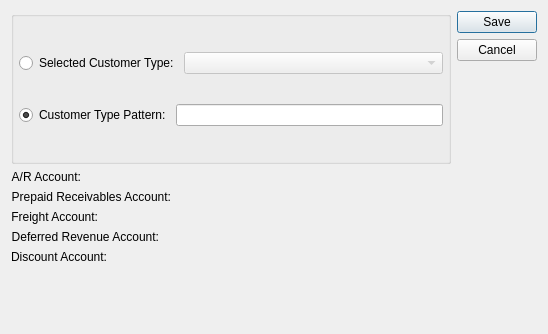
<?xml version="1.0" encoding="UTF-8"?>
<ui version="4.0">
 <comment>This file is part of the xTuple ERP: PostBooks Edition, a free and
open source Enterprise Resource Planning software suite,
Copyright (c) 1999-2011 by OpenMFG LLC, d/b/a xTuple.
It is licensed to you under the Common Public Attribution License
version 1.0, the full text of which (including xTuple-specific Exhibits)
is available at www.xtuple.com/CPAL.  By using this software, you agree
to be bound by its terms.</comment>
 <class>arAccountAssignment</class>
 <widget class="QDialog" name="arAccountAssignment">
  <property name="geometry">
   <rect>
    <x>0</x>
    <y>0</y>
    <width>548</width>
    <height>334</height>
   </rect>
  </property>
  <property name="windowTitle">
   <string>A/R Account Assignment</string>
  </property>
  <layout class="QGridLayout" name="gridLayout">
   <item row="0" column="0">
    <widget class="QGroupBox" name="_customerTypeGroup">
     <property name="title">
      <string/>
     </property>
     <layout class="QVBoxLayout">
      <property name="spacing">
       <number>0</number>
      </property>
      <property name="margin">
       <number>5</number>
      </property>
      <item>
       <layout class="QHBoxLayout">
        <property name="spacing">
         <number>5</number>
        </property>
        <item>
         <widget class="QRadioButton" name="_selectedCustomerType">
          <property name="text">
           <string>Selected Customer Type:</string>
          </property>
         </widget>
        </item>
        <item>
         <widget class="XComboBox" name="_customerTypes">
          <property name="enabled">
           <bool>false</bool>
          </property>
          <property name="sizePolicy">
           <sizepolicy hsizetype="Expanding" vsizetype="Fixed">
            <horstretch>0</horstretch>
            <verstretch>0</verstretch>
           </sizepolicy>
          </property>
         </widget>
        </item>
       </layout>
      </item>
      <item>
       <layout class="QHBoxLayout">
        <property name="spacing">
         <number>5</number>
        </property>
        <item>
         <widget class="QRadioButton" name="_customerTypePattern">
          <property name="text">
           <string>Customer Type Pattern:</string>
          </property>
          <property name="checked">
           <bool>true</bool>
          </property>
         </widget>
        </item>
        <item>
         <widget class="XLineEdit" name="_customerType">
          <property name="enabled">
           <bool>true</bool>
          </property>
         </widget>
        </item>
       </layout>
      </item>
     </layout>
    </widget>
   </item>
   <item row="0" column="1">
    <widget class="QDialogButtonBox" name="_buttonBox">
     <property name="orientation">
      <enum>Qt::Vertical</enum>
     </property>
     <property name="standardButtons">
      <set>QDialogButtonBox::Cancel|QDialogButtonBox::Save</set>
     </property>
    </widget>
   </item>
   <item row="1" column="0" colspan="2">
    <layout class="QVBoxLayout" name="verticalLayout">
     <item>
      <layout class="QFormLayout" name="formLayout">
       <item row="0" column="0">
        <widget class="QLabel" name="_arAccountLit">
         <property name="text">
          <string>A/R Account:</string>
         </property>
         <property name="alignment">
          <set>Qt::AlignRight|Qt::AlignTrailing|Qt::AlignVCenter</set>
         </property>
        </widget>
       </item>
       <item row="0" column="1">
        <widget class="GLCluster" name="_ar"/>
       </item>
       <item row="1" column="0">
        <widget class="QLabel" name="_prepaidLit">
         <property name="text">
          <string>Prepaid Receivables Account:</string>
         </property>
         <property name="alignment">
          <set>Qt::AlignRight|Qt::AlignTrailing|Qt::AlignVCenter</set>
         </property>
        </widget>
       </item>
       <item row="1" column="1">
        <widget class="GLCluster" name="_prepaid"/>
       </item>
       <item row="2" column="0">
        <widget class="QLabel" name="_freightAccountLit">
         <property name="text">
          <string>Freight Account:</string>
         </property>
         <property name="alignment">
          <set>Qt::AlignRight|Qt::AlignTrailing|Qt::AlignVCenter</set>
         </property>
        </widget>
       </item>
       <item row="2" column="1">
        <widget class="GLCluster" name="_freight"/>
       </item>
       <item row="3" column="0">
        <widget class="QLabel" name="_deferredLit">
         <property name="text">
          <string>Deferred Revenue Account:</string>
         </property>
         <property name="alignment">
          <set>Qt::AlignRight|Qt::AlignTrailing|Qt::AlignVCenter</set>
         </property>
        </widget>
       </item>
       <item row="3" column="1">
        <widget class="GLCluster" name="_deferred"/>
       </item>
       <item row="4" column="0">
        <widget class="QLabel" name="_discountAccountLit">
         <property name="text">
          <string>Discount Account:</string>
         </property>
         <property name="alignment">
          <set>Qt::AlignRight|Qt::AlignTrailing|Qt::AlignVCenter</set>
         </property>
        </widget>
       </item>
       <item row="4" column="1">
        <widget class="GLCluster" name="_discount"/>
       </item>
      </layout>
     </item>
     <item>
      <spacer>
       <property name="orientation">
        <enum>Qt::Vertical</enum>
       </property>
       <property name="sizeType">
        <enum>QSizePolicy::Expanding</enum>
       </property>
       <property name="sizeHint" stdset="0">
        <size>
         <width>16</width>
         <height>0</height>
        </size>
       </property>
      </spacer>
     </item>
    </layout>
   </item>
  </layout>
 </widget>
 <layoutdefault spacing="6" margin="11"/>
 <pixmapfunction>qPixmapFromMimeSource</pixmapfunction>
 <customwidgets>
  <customwidget>
   <class>GLCluster</class>
   <extends>QWidget</extends>
   <header>glcluster.h</header>
  </customwidget>
  <customwidget>
   <class>XComboBox</class>
   <extends>QComboBox</extends>
   <header>xcombobox.h</header>
  </customwidget>
  <customwidget>
   <class>XLineEdit</class>
   <extends>QLineEdit</extends>
   <header>xlineedit.h</header>
  </customwidget>
 </customwidgets>
 <tabstops>
  <tabstop>_selectedCustomerType</tabstop>
  <tabstop>_customerTypes</tabstop>
  <tabstop>_customerTypePattern</tabstop>
  <tabstop>_customerType</tabstop>
  <tabstop>_ar</tabstop>
  <tabstop>_prepaid</tabstop>
  <tabstop>_freight</tabstop>
 </tabstops>
 <resources/>
 <connections>
  <connection>
   <sender>_selectedCustomerType</sender>
   <signal>toggled(bool)</signal>
   <receiver>_customerTypes</receiver>
   <slot>setEnabled(bool)</slot>
   <hints>
    <hint type="sourcelabel">
     <x>20</x>
     <y>20</y>
    </hint>
    <hint type="destinationlabel">
     <x>20</x>
     <y>20</y>
    </hint>
   </hints>
  </connection>
  <connection>
   <sender>_customerTypePattern</sender>
   <signal>toggled(bool)</signal>
   <receiver>_customerType</receiver>
   <slot>setEnabled(bool)</slot>
   <hints>
    <hint type="sourcelabel">
     <x>20</x>
     <y>20</y>
    </hint>
    <hint type="destinationlabel">
     <x>20</x>
     <y>20</y>
    </hint>
   </hints>
  </connection>
 </connections>
</ui>
